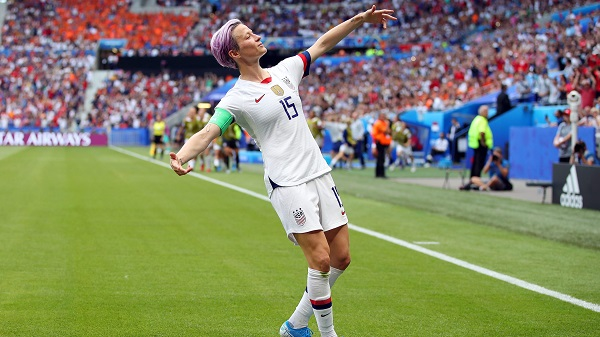
#> input picture Face Detection/images/megan.jpg, 600 x 337 px
$ python -i Filter_Class.py   (imports and definitions only)   (older library calls are emulated)
#> lines starting #> are read from the running program, lines starting #| are printed output that depends on the picture
#> further down, picture is the input picture: shape (337, 600, 3); mean B, G, R 104, 135.2, 129.8
# -*- coding: utf-8 -*-
"""
    Rodrigo Schardong
    Space Filters
"""

import cv2
import numpy as np
from math import sqrt

class Filter_Functions():

    def Sobel_Gx(self,image):
        gx = np.zeros((self.height,self.width))
        mask = np.array([[-1,0,1],[-2,0,2],[-1,0,1]])
        gx = cv2.filter2D(image,cv2.CV_64F,mask)
        #cv2.imwrite("Sobel_Gx.png",gx)
        return gx

    def Sobel_Gy(self,image):
        gy = np.zeros((self.height,self.width))
        mask = np.array([[1,2,1],[0,0,0],[-1,-2,-1]])
        gy = cv2.filter2D(image,cv2.CV_64F,mask)
        #cv2.imwrite("Sobel_Gy.png",gy)
        return gy

    def Sobel_Sqrt(self,gx,gy):
        output = np.zeros((self.height,self.width))
        for x in range (0,self.width):
            for y in range(0,self.height):
                gx[y,x] = gx[y,x] * gx[y,x]
                gy[y,x] = gy[y,x] * gy[y,x]
                output[y,x] = gx[y,x] + gy[y,x]
                output[y,x] = sqrt(output[y,x])
                if(output[y,x] > 255):
                    output[y,x] = 255
                elif(output[y,x] < 0):
                    output[y,x] = 0
        return output.astype(int)

    def Sobel(self,image):
        self.height = image.shape[0]
        self.width = image.shape[1]
        gx = self.Sobel_Gx(image)
        gy = self.Sobel_Gy(image)
        return self.Sobel_Sqrt(gx,gy)

    def Sobel_RGB(self,image):
        blue,green,red = cv2.split(image)
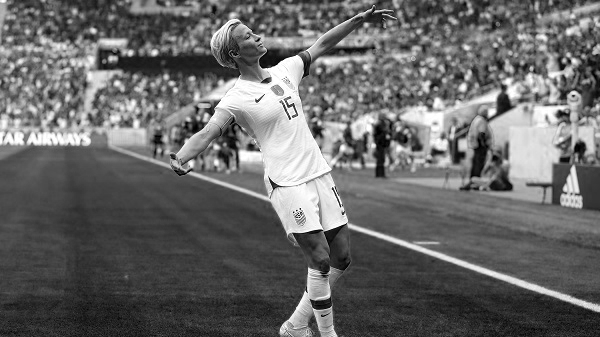
#> blue: shape (337, 600); min 0, max 255, mean 104
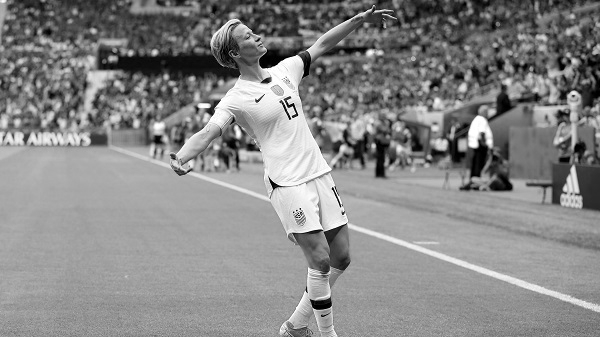
#> green: shape (337, 600); min 0, max 255, mean 135.2
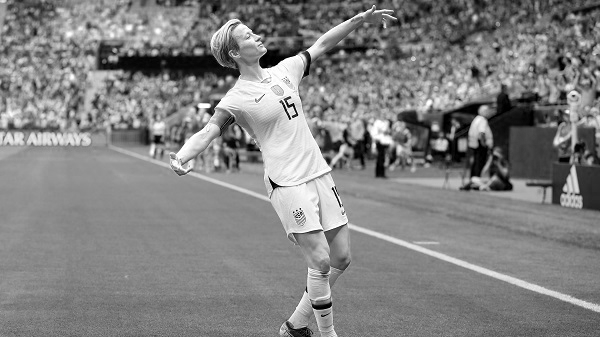
#> red: shape (337, 600); min 0, max 255, mean 129.8
        blue = self.Sobel(blue)
#> after the loop in Sobel_Sqrt, `for x in range (0,self.width):`:
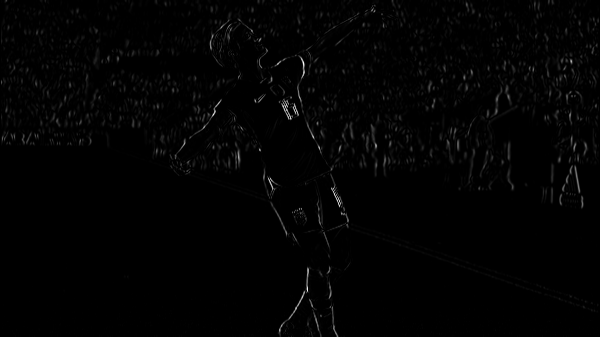
#> gx: shape (337, 600) float64; min 0, max 765625, mean 8910.3; drawn with min black and max white
        green = self.Sobel(green)
        red = self.Sobel(red)
#> in Sobel_Gy (call 3), `gy = cv2.filter2D(image,cv2.CV_64F,mask)`:
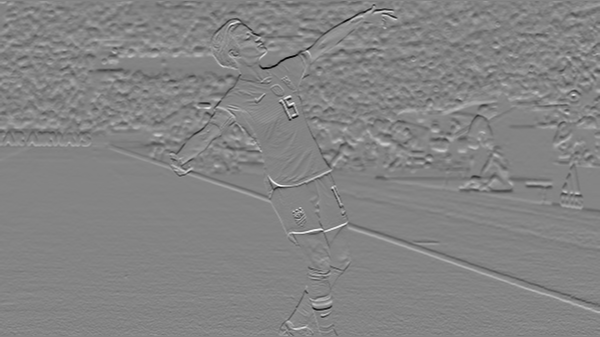
#> gy: shape (337, 600) float64; min -1019, max 949, mean -0.7; drawn with min black and max white
#> after the loop in Sobel_Sqrt (call 3), `for x in range (0,self.width):`:
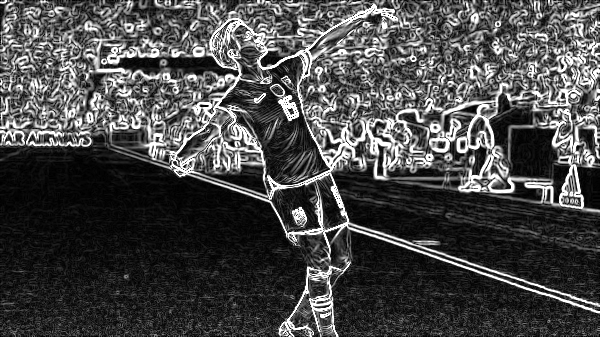
#> output: shape (337, 600) float64; min 0, max 255, mean 73.6
        return cv2.merge((blue,green,red))
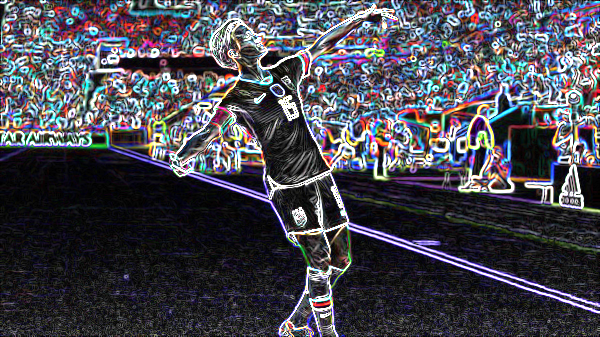
#> returned value: shape (337, 600, 3) int32; mean of channels 0, 1, 2 81, 72.4, 73.2; drawn as B, G, R

    # [67 lines left out: functions Even_Convolve, Even_Convolution, Odd_Convolve, Odd_Convolution, Generic_Convolution, not called in this run]

    def Blur(self, image, manual = False):
        mask = np.ones((3,3)) / 9
        return self.Generic_Convolution(image, mask, manual)

    def Laplacian(self, image, manual = False):
        mask = np.array([[-1,-1,-1], [-1,8,-1], [-1,-1,-1]])
        return self.Generic_Convolution(image, mask, manual)

    # [21 lines left out: functions Generic_Discrete_Wavelet_Transform, Show_High_Pass_Borders, not called in this run]


>>> import cv2
>>> picture = cv2.imread('../Face Detection/images/megan.jpg')
>>> result = Filter_Functions().Sobel_RGB(picture)

$ run again, on Face Detection/images/people1.jpg
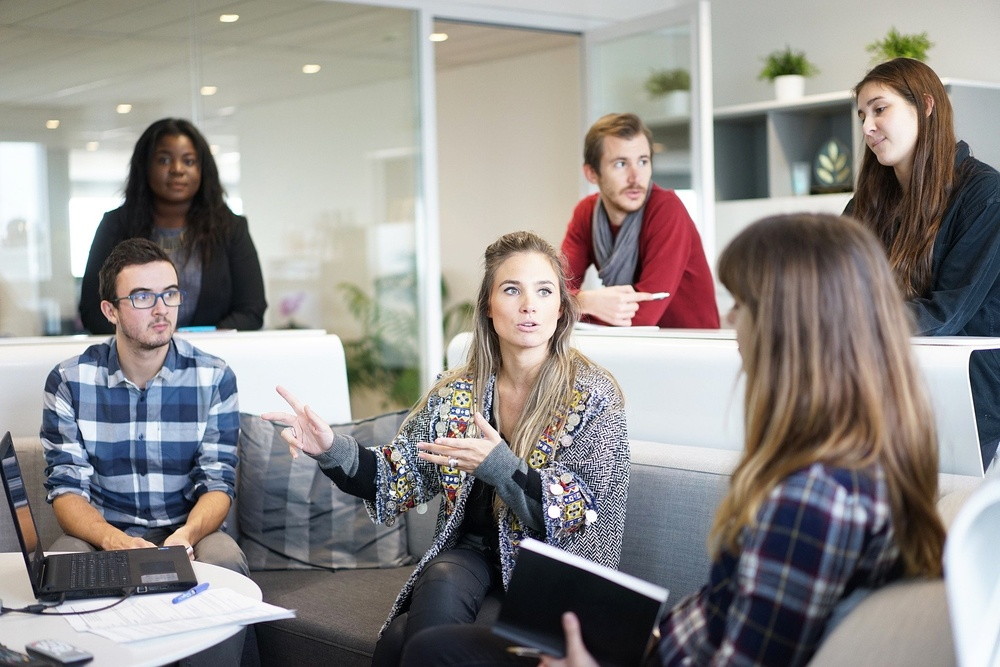
#> input picture Face Detection/images/people1.jpg, 1000 x 667 px, shrunk from 1920 x 1280 before the run
#> picture is the input picture: shape (667, 1000, 3); mean B, G, R 136.9, 139, 142.8
#> after the loop in Sobel_Sqrt, `for x in range (0,self.width):`:
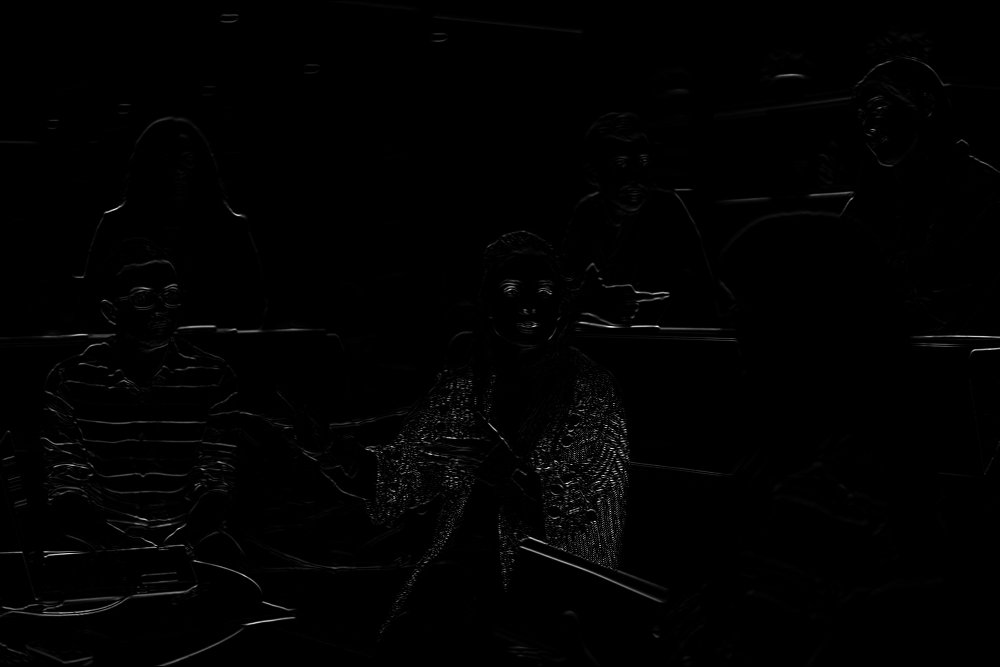
#> gy: shape (667, 1000) float64; min 0, max 758641, mean 5864.1; drawn with min black and max white
#> in Sobel_RGB, `return cv2.merge((blue,green,red))`:
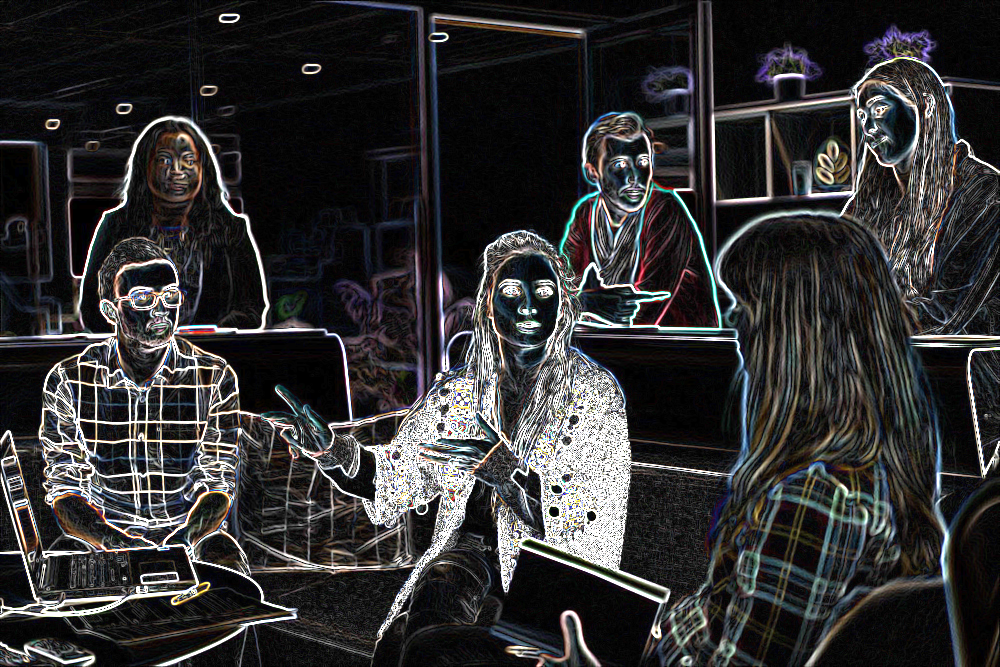
#> returned value: shape (667, 1000, 3) int32; mean of channels 0, 1, 2 50.2, 49.6, 50.3; drawn as B, G, R
